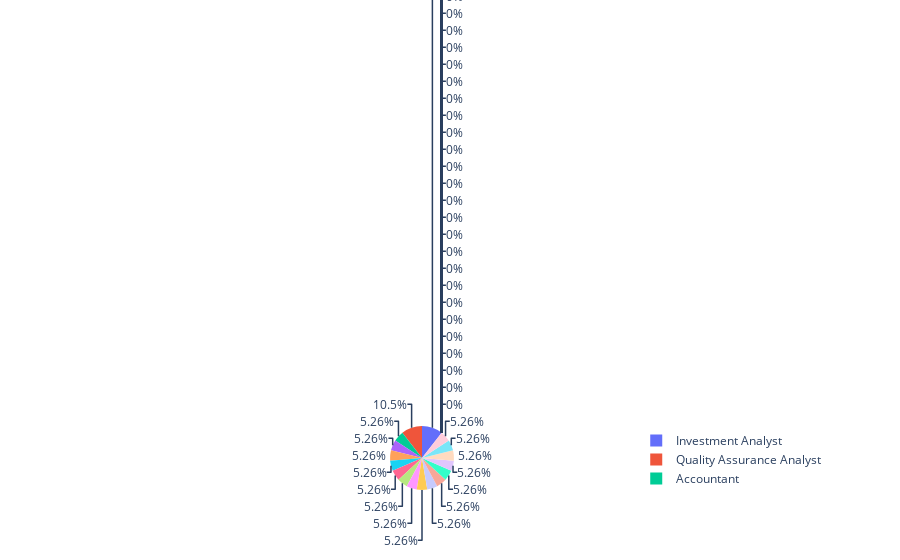

The notebook cell this image was saved under:
### Code cell
px.pie(new_df, names='Job Title', values='3M')

### Figure 1 — Plotly figure (JSON) as saved in the notebook; plotly's stock layout.template omitted (floating-point values rounded to 4 significant figures; data arrays with more than 128 entries replaced by an {"elided": "..."} marker saying what was removed)
{"data": [{"domain": {"x": [0, 1], "y": [0, 1]}, "hovertemplate": "Job Title=%{label}<br>3M=%{value}<extra></extra>", "labels": {"elided": "147 str values"}, "legendgroup": "", "name": "", "showlegend": true, "type": "pie", "values": {"elided": "147 int values"}}], "layout": {"legend": {"tracegroupgap": 0}, "margin": {"t": 60}}}
